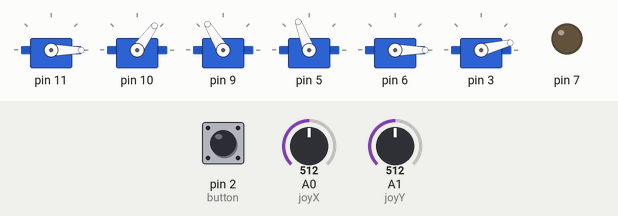
Recording of a sketch running on a simulated Arduino Uno, built with avr-gcc and run on an emulated ATmega328P. On the bench: 6 × servo, output pins drawn as LEDs (lit = HIGH). The inputs (shaded band) are chosen by the test bench; at power-on: A0 (joyX) = 512, pin 2 (button) HIGH, A1 (joyY) = 512.

Above: at 7.2 s.
7.3 s: A0 (joyX) set to 710
At 7.69 s:
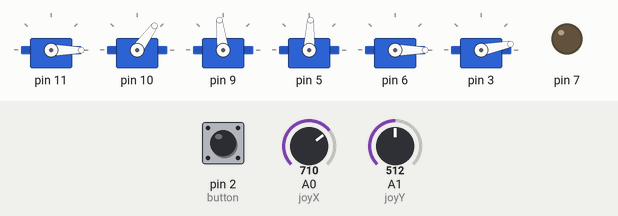
10.3 s: pin 2 (button) pulled LOW for 3.2 s
At 11.73 s:
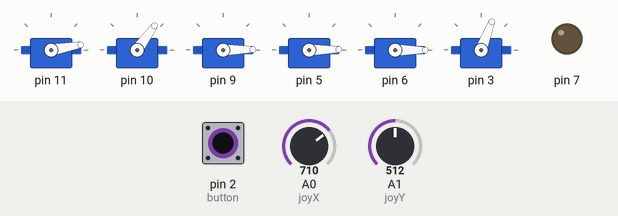
15.0 s: A1 (joyY) set to 690
18.0 s: A1 (joyY) set to 718
At 18.7 s:
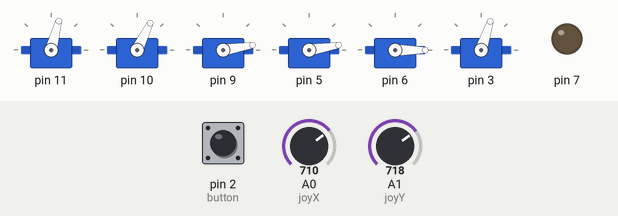
21.0 s: pin 2 (button) pulled LOW for 0.2 s
24.0 s: A0 (joyX) set to 687
At 24.5 s:
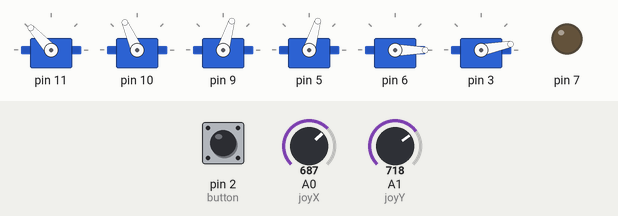
Timing chart, 0 to 30.7 s (numbered marks = the images above; inputs shaded):
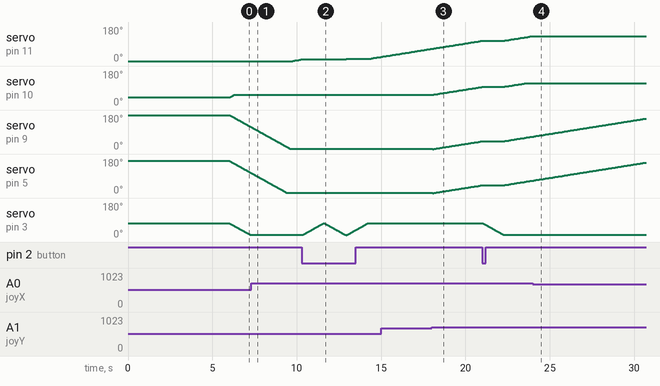

Measured:
- the behaviour switches between 700 and 701 on A1 (joyY) (found by bisection; images 2 and 3)
- the behaviour switches between 701 and 700 on A0 (joyX) (found by bisection; images 3 and 4)
- after the input at 7.3 s, servo on pin 11: moves from 0° to 8° over 0.49 s, starting after 2.5 s
- after the input at 18.0 s, servo on pin 10: moves from 54° to 96° over 2.9 s, starting after 0.06 s
- after the input at 24.0 s, servo on pin 11: stays 132° (without the input it goes to 133° after 0.03 s)

The sketch:

roboArmOneJoystick.ino
```cpp
/*
  roboArmOneJoystick.ino
  This  sketch is based on simpleMovements shows how they move each servo motor of Braccio
  Created on 15 Aug 2019
  by Stijn Slebos
  This example is in the public domain.
*/

#include <Braccio.h>
#include <Servo.h>

#define joyX A0
#define joyY A1

int button = 2;
int buttonState = 0;
int buttonState1 = 0;
bool grab = false;

int servoPosition[6] = {0, 0, 0, 0, 0, 0};

Servo base;
Servo shoulder;
Servo elbow;
Servo wrist_rot;
Servo wrist_ver;
Servo gripper;

void setup() {

  pinMode(7, OUTPUT);
  pinMode(button, INPUT);
  digitalWrite(button, HIGH);

  //Initialization functions and set up the initial position for Braccio
  //All the servo motors will be positioned in the "safety" position:
  //Base (M1):90 degrees
  //Shoulder (M2): 45 degrees
  //Elbow (M3): 180 degrees
  //Wrist vertical (M4): 180 degrees
  //Wrist rotation (M5): 90 degrees
  //gripper (M6): 10 degrees
  Braccio.begin();
  Serial.begin(9600);
}

void loop() {
  /*
    Step Delay: a milliseconds delay between the movement of each servo.  Allowed values from 10 to 30 msec.
    M1=base degrees. Allowed values from 0 to 180 degrees
    M2=shoulder degrees. Allowed values from 15 to 165 degrees
    M3=elbow degrees. Allowed values from 0 to 180 degrees
    M4=wrist vertical degrees. Allowed values from 0 to 180 degrees
    M5=wrist rotation degrees. Allowed values from 0 to 180 degrees
    M6=gripper degrees. Allowed values from 10 to 73 degrees. 10: the toungue is open, 73: the gripper is closed.
  */

  int xValue = analogRead(joyX);
  int yValue = analogRead(joyY);

  if (xValue > 700) {
    servoPosition[0] ++;
  } else if (xValue < 400) {
    servoPosition[0]--;
  }

  if (yValue > 700) {
    servoPosition[1] ++;
    servoPosition[2] ++;
    servoPosition[3] ++;

  } else if (yValue < 400) {
    servoPosition[1] --;
    servoPosition[2] --;
    servoPosition[3] --;
  }

  if (digitalRead(button) == LOW) {
    grab = !grab;
  }

  if (grab) {
    servoPosition[5] = 73;
  } else {
    servoPosition[5] = 10;
  }

  servoPosition[0] = constrain(servoPosition[0], 0, 180);
  servoPosition[1] = constrain(servoPosition[1], 55, 115);
  servoPosition[2] = constrain(servoPosition[2], 0, 180);
  servoPosition[3] = constrain(servoPosition[3], 0, 180);
  servoPosition[4] = constrain(servoPosition[4], 0, 180);
  servoPosition[5] = constrain(servoPosition[5], 10, 73);

  Braccio.ServoMovement(20, servoPosition[0],  servoPosition[1], servoPosition[2], servoPosition[3], servoPosition[4], servoPosition[5]);
  delay(30);
}
```
